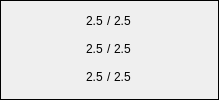
                 <widget class="QFrame" name="frame_86">
                  <property name="frameShape">
                   <enum>QFrame::Box</enum>
                  </property>
                  <property name="frameShadow">
                   <enum>QFrame::Plain</enum>
                  </property>
                  <property name="lineWidth">
                   <number>1</number>
                  </property>
                  <layout class="QGridLayout" name="gridLayout_60" rowstretch="1,1,1" columnstretch="1,0,1" rowminimumheight="1,1,1">
                   <property name="leftMargin">
                    <number>0</number>
                   </property>
                   <property name="topMargin">
                    <number>0</number>
                   </property>
                   <property name="rightMargin">
                    <number>0</number>
                   </property>
                   <property name="bottomMargin">
                    <number>0</number>
                   </property>
                   <property name="spacing">
                    <number>0</number>
                   </property>
                   <item row="0" column="1">
                    <widget class="QLabel" name="label_185">
                     <property name="text">
                      <string>/</string>
                     </property>
                    </widget>
                   </item>
                   <item row="2" column="2">
                    <widget class="QLineEdit" name="lineEdit_337">
                     <property name="enabled">
                      <bool>true</bool>
                     </property>
                     <property name="layoutDirection">
                      <enum>Qt::LeftToRight</enum>
                     </property>
                     <property name="styleSheet">
                      <string notr="true">QLineEdit {
    background: transparent;
    border: none;
}
</string>
                     </property>
                     <property name="text">
                      <string>2.5</string>
                     </property>
                     <property name="alignment">
                      <set>Qt::AlignLeading|Qt::AlignLeft|Qt::AlignVCenter</set>
                     </property>
                     <property name="dragEnabled">
                      <bool>false</bool>
                     </property>
                    </widget>
                   </item>
                   <item row="0" column="2">
                    <widget class="QLineEdit" name="lineEdit_338">
                     <property name="enabled">
                      <bool>true</bool>
                     </property>
                     <property name="layoutDirection">
                      <enum>Qt::LeftToRight</enum>
                     </property>
                     <property name="styleSheet">
                      <string notr="true">QLineEdit {
    background: transparent;
    border: none;
}
</string>
                     </property>
                     <property name="text">
                      <string>2.5</string>
                     </property>
                     <property name="alignment">
                      <set>Qt::AlignLeading|Qt::AlignLeft|Qt::AlignVCenter</set>
                     </property>
                     <property name="dragEnabled">
                      <bool>false</bool>
                     </property>
                    </widget>
                   </item>
                   <item row="1" column="1">
                    <widget class="QLabel" name="label_186">
                     <property name="text">
                      <string>/</string>
                     </property>
                    </widget>
                   </item>
                   <item row="2" column="0">
                    <widget class="QLineEdit" name="lineEdit_339">
                     <property name="enabled">
                      <bool>true</bool>
                     </property>
                     <property name="styleSheet">
                      <string notr="true">QLineEdit {
    background: transparent;
    border: none;
}
</string>
                     </property>
                     <property name="text">
                      <string>2.5</string>
                     </property>
                     <property name="alignment">
                      <set>Qt::AlignRight|Qt::AlignTrailing|Qt::AlignVCenter</set>
                     </property>
                     <property name="dragEnabled">
                      <bool>false</bool>
                     </property>
                    </widget>
                   </item>
                   <item row="0" column="0">
                    <widget class="QLineEdit" name="lineEdit_340">
                     <property name="enabled">
                      <bool>true</bool>
                     </property>
                     <property name="styleSheet">
                      <string notr="true">QLineEdit {
    background: transparent;
    border: none;
}
</string>
                     </property>
                     <property name="text">
                      <string>2.5</string>
                     </property>
                     <property name="alignment">
                      <set>Qt::AlignRight|Qt::AlignTrailing|Qt::AlignVCenter</set>
                     </property>
                     <property name="dragEnabled">
                      <bool>false</bool>
                     </property>
                    </widget>
                   </item>
                   <item row="2" column="1">
                    <widget class="QLabel" name="label_187">
                     <property name="text">
                      <string>/</string>
                     </property>
                    </widget>
                   </item>
                   <item row="1" column="2">
                    <widget class="QLineEdit" name="lineEdit_341">
                     <property name="enabled">
                      <bool>true</bool>
                     </property>
                     <property name="layoutDirection">
                      <enum>Qt::LeftToRight</enum>
                     </property>
                     <property name="styleSheet">
                      <string notr="true">QLineEdit {
    background: transparent;
    border: none;
}
</string>
                     </property>
                     <property name="text">
                      <string>2.5</string>
                     </property>
                     <property name="alignment">
                      <set>Qt::AlignLeading|Qt::AlignLeft|Qt::AlignVCenter</set>
                     </property>
                     <property name="dragEnabled">
                      <bool>false</bool>
                     </property>
                     <property name="readOnly">
                      <bool>true</bool>
                     </property>
                    </widget>
                   </item>
                   <item row="1" column="0">
                    <widget class="QLineEdit" name="lineEdit_342">
                     <property name="enabled">
                      <bool>true</bool>
                     </property>
                     <property name="styleSheet">
                      <string notr="true">QLineEdit {
    background: transparent;
    border: none;
}
</string>
                     </property>
                     <property name="text">
                      <string>2.5</string>
                     </property>
                     <property name="alignment">
                      <set>Qt::AlignRight|Qt::AlignTrailing|Qt::AlignVCenter</set>
                     </property>
                     <property name="dragEnabled">
                      <bool>false</bool>
                     </property>
                     <property name="readOnly">
                      <bool>true</bool>
                     </property>
                    </widget>
                   </item>
                  </layout>
                 </widget>
